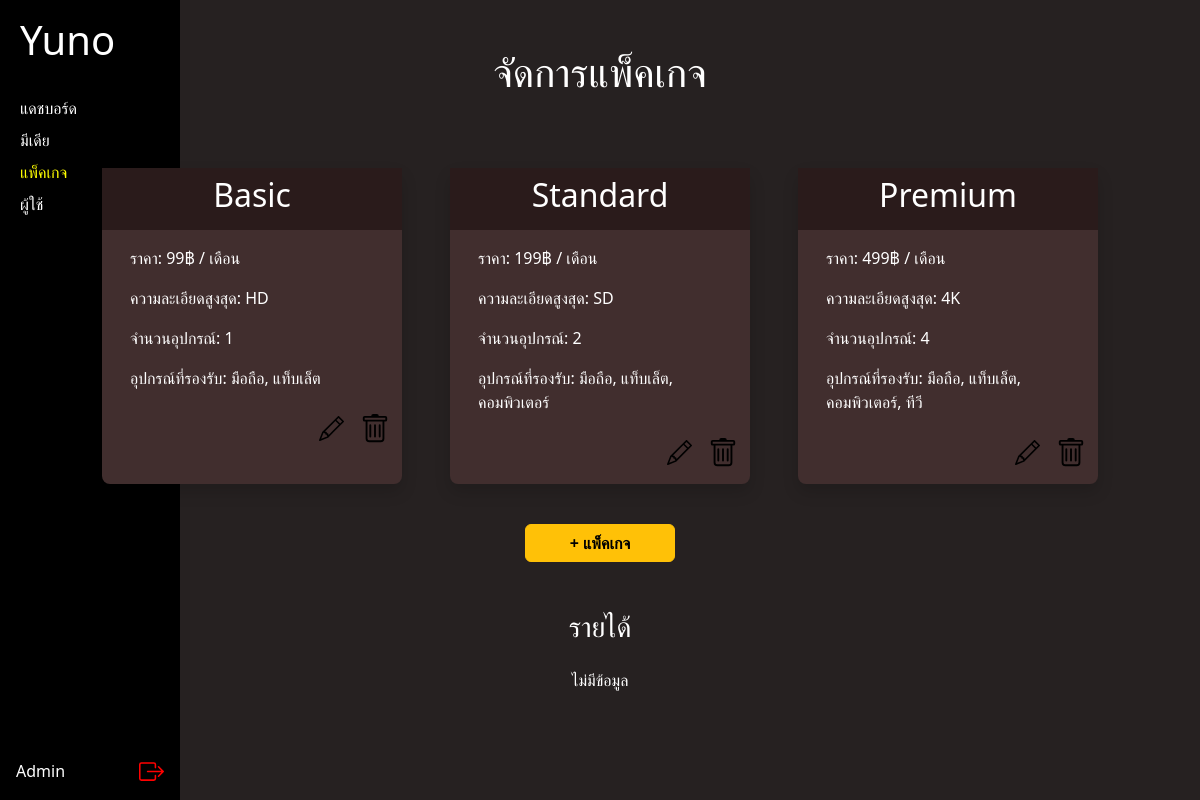
The page /admin_package.php (signed in) on the database its author committed.
### tables this page shows
CREATE TABLE `Package` (
  `package_name` varchar(50) NOT NULL,
  `price` double NOT NULL,
  `devices` varchar(200) NOT NULL,
  `screens` int NOT NULL,
  `resolution` varchar(100) NOT NULL
);

### admin_package.php (the view, shortened to what this page needs)
<?php require('connect.php') ?>
<?php if(isset($_SESSION['logined']) and ($_SESSION['user_lv']==1 or $_SESSION['user_lv']==2)) { ?>
    <!DOCTYPE html>
    <html lang="th">
    <head>
        <link href="css/bootstrap.css" rel="stylesheet">
        <link href="css/mycss.css" rel="stylesheet">
    </head>
    <body class="dark-bg">
        <?php require('admin_navbar.php') ?>
        <div class="container justify-content-center text-center mt-5">
            <h1 class="mb-5">จัดการแพ็คเกจ</h1>
            <?php
                $pk_sql = "SELECT * FROM Package ORDER BY price ASC";
                $pk_result = mysqli_query($dbcon, $pk_sql);
                $packages = [];
                foreach($pk_result as $pk) {
                    array_push($packages, $pk['package_name']);
                }
            ?>
            <div class="row justify-content-center mb-3">
                <?php foreach($pk_result as $pkk) { ?>
                    <div class="position-relative rounded-3 shadow pr-4 pl-4 m-4" style="background-color: #412E2E; width: 300px; text-align: left;">
                        <div class="row text-center p-2" style="background-color: #2A1B1B;">
                            <h2><?php echo $pkk['package_name']; ?></h2>
                        </div>
                        <div class="p-2 mb-2">
                            <label class="text-white m-2">ราคา: <?php echo $pkk['price']; ?>฿ / เดือน</label><br>
                            <label class="text-white m-2">ความละเอียดสูงสุด: <?php echo $pkk['resolution']; ?></label><br>
                            <label class="text-white m-2">จำนวนอุปกรณ์: <?php echo $pkk['screens']; ?></label><br>
                            <label class="text-white m-2">อุปกรณ์ที่รองรับ: <?php echo $pkk['devices']; ?></label>
                        </div>
                        <div class="d-flex justify-content-end mt-2 mb-3">
                            <a class="text-decoration-none me-3" href="edit_package.php?id=<?php echo $pkk['package_name']; ?>">
                            </a>
                            <a class="text-decoration-none" href="delete_package.php?id=<?php echo $pkk['package_name']; ?>" onclick="return confirm('ยืนยันการลบ?');">
                            </a>
                        </div>
                    </div>
                <?php } ?>
            </div>
            <div class="row justify-content-center">
                <a href="add_package.php" class="btn btn-warning" style="width: 150px;"><b>+ แพ็คเกจ</b></a>
            </div>
            <?php
                $sql_income = "SELECT ph.user_id, u.user_name,";
                foreach($packages as $package) {
                    $sql_income .= "SUM(CASE WHEN pk.package_name = '".$package."' THEN pk.price ELSE 0 END) AS '".$package."',";
                }
                $sql_income .= "SUM(pk.price) AS total_revenue
                    FROM Payment_History ph
                    JOIN Package pk ON ph.package_name = pk.package_name
                    JOIN User u ON u.user_id = ph.user_id
                    GROUP BY ph.user_id";
                $result_income = mysqli_query($dbcon, $sql_income);
                $num_pk = mysqli_num_rows($result_income);
            ?>
            <div class="row justify-content-center mt-5">
                <h3>รายได้</h3>
            </div>
            <?php if($num_pk==0) { ?>
                <label class="mt-3">ไม่มีข้อมูล</label>
            <?php } ?>
        </div>
    </body>
    </html>
<?php } else { echo "<script>location.href='index.php';</script>";
    exit; } ?>

### admin_navbar.php (shortened to what this page needs)
<?php $pageName = basename($_SERVER['PHP_SELF']); ?>
<div class="black-bg d-flex flex-column justify-content-between" style="width: 180px; height: 100vh; position: fixed; top: 0; left: 0;">
    <div>
        <div class="mt-3" style="margin-left: 20px;">
            <h1 style="font-size: 40px; color: white;">Yuno</h1>
        </div>
        <div class="nav flex-column mt-4 text-start" style="margin-left: 20px;">
            <a class="link mt-2" href="admin_index.php?m=<?php echo (int)date("m"); ?>&y=<?php echo date("Y"); ?>" style="<?php if($pageName=='admin_index.php') echo 'color: yellow;'; ?>">แดชบอร์ด</a>
            <a class="link mt-2" href="admin_media.php" style="<?php if($pageName=='admin_media.php' or $pageName=='add_media.php' or $pageName=='edit_media.php') echo 'color: yellow;'; ?>">มีเดีย</a>
            <?php if($_SESSION['user_lv'] == 1) { ?>
                <a class="link mt-2" href="admin_package.php" style="<?php if($pageName=='admin_package.php' or $pageName=='add_package.php' or $pageName=='edit_package.php') echo 'color: yellow;'; ?>">แพ็คเกจ</a>
                <a class="link mt-2" href="admin_user.php" style="<?php if($pageName=='admin_user.php' or $pageName=='register.php' or $pageName=='edit_user.php' or $pageName=='add_admin.php' or $pageName=='edit_admin.php') echo 'color: yellow;'; ?>">ผู้ใช้</a>
            <?php } ?>
        </div>
    </div>
    <div class="d-flex align-items-center justify-content-between px-3 mb-3 text-white">
        <span>Admin</span>
        <a href="logout.php" onclick="return confirm('ยืนยันการออกจากระบบ?');">
        </a>
    </div>
</div>

### css/mycss.css (style rules this page uses)
.dark-bg { background-color: #262121; color: white; }
.black-bg { background-color: black; color: white; }
.link { text-decoration: none; color: white; }

### rows shown on the page
package: package_name "Basic", price "99", resolution "HD", screens "1", devices "มือถือ, แท็บเล็ต"
package: package_name "Standard", price "199", resolution "SD", screens "2", devices "มือถือ, แท็บเล็ต, คอมพิวเตอร์"
package: package_name "Premium", price "499", resolution "4K", screens "4", devices "มือถือ, แท็บเล็ต, คอมพิวเตอร์, ทีวี"
